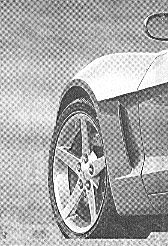
#> input picture HW3/Img-1.tif, 168 x 246 px
$ jupyter execute --allow-errors HomeWork3.ipynb   (Python 2 division)
#> lines starting #> are read from the running program, lines starting #| are printed output that depends on the picture
#> further down, img2 is the input picture: shape (246, 168); min 0, max 255, mean 169.7
[cell 1]
import cv2
import numpy as np
import matplotlib.pyplot as plt
import imageio as io

[cell 2]
def lowpass_filter(shape, d0=160, n=4, u_k=0, v_k=0):

	P, Q = shape
	# Initialize filter with zeros
	H = np.zeros((P, Q))

	# Traverse through filter
	for u in range(0, P):
		for v in range(0, Q):
			# Get euclidean distance from point D(u,v) to the center
			D_uv = np.sqrt((u - P/2 + u_k)**2 + (v - Q/2 + v_k)**2)

			# Define lowpass transfer funtion according to filter type

			H[u, v] = 1/(1 + (D_uv/d0)**(2*n))


	return H

[cell 3]
def highpass_filter(shape, d0=160, n=4, u_k=0, v_k=0):
	# Inverse of lowpass
	H = 1.0 - lowpass_filter(shape, d0, n, u_k, v_k)
	return H

[cell 4]
def notch_reject_filter(shape, d0=160, n=4, u_k=0, v_k=0):
	# Form product of highpass filters at position (-u_k, -v_k) and (u_k, v_k)
	H = highpass_filter(shape, d0, n, -u_k, -v_k) * highpass_filter(shape, d0, n, u_k, v_k)
	return H

[cell 5]
def notch_pass_filter(shape, d0=160, n=4, u_k=0, v_k=0):
	# Inverse of notch reject
	H = 1.0 - notch_reject_filter(shape, d0, n, u_k, v_k)
	return H

[cell 6]
def bandreject_filter(shape, d0=160, w=20, n=4):

	P, Q = shape
	# Initialize filter with ones
	H = np.ones((P, Q))

	# Traverse through filter
	for u in range(0, P):
		for v in range(0, Q):
			# Get euclidean distance from point D(u,v) to the center
			D_uv = np.sqrt((u - (P/2))**2 + (v - (Q/2))**2)

			# Define bandreject transfer funtion for each filter type

			if D_uv == d0: # To avoid dividing by zero
				H[u, v] = 0
			else:
				H[u, v] = 1/(1 + ((D_uv*w)/(D_uv**2 - d0**2))**(2*n))

	return H

[cell 7]
def filter_image_freq(img, d0=160, w=20, n=4, u_k=0, v_k=0):

	# Get padding parameters
#> called with d0 = 30, w = 20, n = 4, u_k = 30, v_k = 27
	M, N = img.shape
#> M = 246; N = 168
	P = 2*M
#> P = 492
	Q = 2*N
#> Q = 336

	# Take the fourier transform of the image, with padding to shape P X Q
	F = np.fft.fft2(img, s=(P,Q))

	# Shift the low frequencies to the center.
	F = np.fft.fftshift(F)

	# Get power spectrum of the image
	pow_spec = np.abs(F)**2


# 	H = notch_reject_filter(F.shape, d0, n, u_k, v_k)
    H = bandreject_filter(F.shape, d0, w, n)
	# Form product of image with filter
	G = F * H

	# Shift frequencies back
	G = np.fft.ifftshift(G)

	# Inverse fourier transform to get output image in spatial domain
	G = np.fft.ifft2(G)

	# Get real values
	G = np.abs(G)
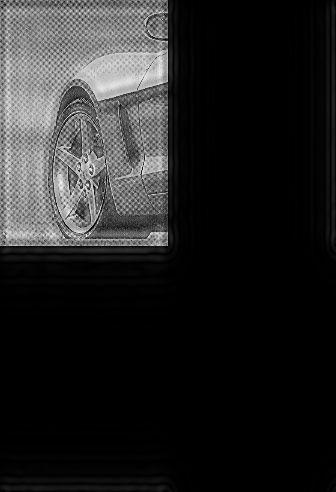
#> G: shape (492, 336) float64; min 4.95e-07, max 317.2, mean 44; drawn with min black and max white

	# Extract M x N image from top left quadrant
	G = G[0:M, 0:N]
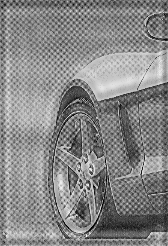
#> G: shape (246, 168) float64; min 0.132, max 317.2, mean 167.9; drawn with min black and max white

	# Return output image, the filter used and the power spectrum of input image
	return G, np.abs(H), np.log(pow_spec)

[cell 8]
img2 = cv2.imread('Img-1.tif', 0)
lema=filter_image_freq(img2,30,20,4,30,27)
print(lema)
#> (printed output is left out)

f = plt.figure()
f.set_figwidth(15)
f.set_figheight(15)
plt.subplot(2,2,1),plt.imshow(img2,cmap = 'gray')
plt.title('Original'), plt.xticks([]), plt.yticks([])


plt.subplot(2,2,2),plt.imshow(lema[0],cmap = 'gray')
plt.title('Magnitude Spectrum'), plt.xticks([]), plt.yticks([])

#> (the rest of this cell did not finish here and is left out)
